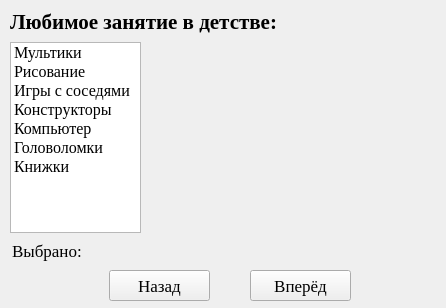
<?xml version="1.0" encoding="UTF-8"?>
<ui version="4.0">
 <class>MainWindow</class>
 <widget class="QMainWindow" name="MainWindow">
  <property name="geometry">
   <rect>
    <x>0</x>
    <y>0</y>
    <width>446</width>
    <height>308</height>
   </rect>
  </property>
  <property name="minimumSize">
   <size>
    <width>446</width>
    <height>308</height>
   </size>
  </property>
  <property name="maximumSize">
   <size>
    <width>446</width>
    <height>308</height>
   </size>
  </property>
  <property name="windowTitle">
   <string>Моё детство</string>
  </property>
  <property name="windowIcon">
   <iconset>
    <normaloff>../images/logo.png</normaloff>../images/logo.png</iconset>
  </property>
  <property name="animated">
   <bool>true</bool>
  </property>
  <widget class="QWidget" name="centralwidget">
   <widget class="QListWidget" name="listWidget">
    <property name="geometry">
     <rect>
      <x>10</x>
      <y>42</y>
      <width>131</width>
      <height>191</height>
     </rect>
    </property>
    <property name="font">
     <font>
      <family>Times New Roman</family>
      <pointsize>12</pointsize>
     </font>
    </property>
    <item>
     <property name="text">
      <string>Мультики</string>
     </property>
    </item>
    <item>
     <property name="text">
      <string>Рисование</string>
     </property>
    </item>
    <item>
     <property name="text">
      <string>Игры с соседями</string>
     </property>
    </item>
    <item>
     <property name="text">
      <string>Конструкторы</string>
     </property>
    </item>
    <item>
     <property name="text">
      <string>Компьютер</string>
     </property>
    </item>
    <item>
     <property name="text">
      <string>Головоломки</string>
     </property>
    </item>
    <item>
     <property name="text">
      <string>Книжки</string>
     </property>
    </item>
   </widget>
   <widget class="QLabel" name="label_task">
    <property name="geometry">
     <rect>
      <x>10</x>
      <y>6</y>
      <width>281</width>
      <height>31</height>
     </rect>
    </property>
    <property name="font">
     <font>
      <family>Times New Roman</family>
      <pointsize>16</pointsize>
      <weight>75</weight>
      <bold>true</bold>
     </font>
    </property>
    <property name="text">
     <string>Любимое занятие в детстве:</string>
    </property>
   </widget>
   <widget class="QLabel" name="label_img">
    <property name="geometry">
     <rect>
      <x>150</x>
      <y>40</y>
      <width>281</width>
      <height>191</height>
     </rect>
    </property>
    <property name="minimumSize">
     <size>
      <width>0</width>
      <height>191</height>
     </size>
    </property>
    <property name="maximumSize">
     <size>
      <width>16777215</width>
      <height>191</height>
     </size>
    </property>
    <property name="font">
     <font>
      <family>Times New Roman</family>
      <pointsize>13</pointsize>
     </font>
    </property>
    <property name="pixmap">
     <pixmap>../images/childhood.png</pixmap>
    </property>
    <property name="scaledContents">
     <bool>true</bool>
    </property>
   </widget>
   <widget class="QLabel" name="label_selected">
    <property name="geometry">
     <rect>
      <x>12</x>
      <y>240</y>
      <width>231</width>
      <height>21</height>
     </rect>
    </property>
    <property name="font">
     <font>
      <family>Times New Roman</family>
      <pointsize>13</pointsize>
     </font>
    </property>
    <property name="text">
     <string>Выбрано:</string>
    </property>
   </widget>
   <widget class="QPushButton" name="button_back">
    <property name="geometry">
     <rect>
      <x>109</x>
      <y>270</y>
      <width>101</width>
      <height>31</height>
     </rect>
    </property>
    <property name="font">
     <font>
      <family>Times New Roman</family>
      <pointsize>13</pointsize>
     </font>
    </property>
    <property name="text">
     <string>Назад</string>
    </property>
   </widget>
   <widget class="QPushButton" name="button_next">
    <property name="geometry">
     <rect>
      <x>250</x>
      <y>270</y>
      <width>101</width>
      <height>31</height>
     </rect>
    </property>
    <property name="font">
     <font>
      <family>Times New Roman</family>
      <pointsize>13</pointsize>
     </font>
    </property>
    <property name="text">
     <string>Вперёд</string>
    </property>
   </widget>
  </widget>
 </widget>
 <resources/>
 <connections/>
</ui>
